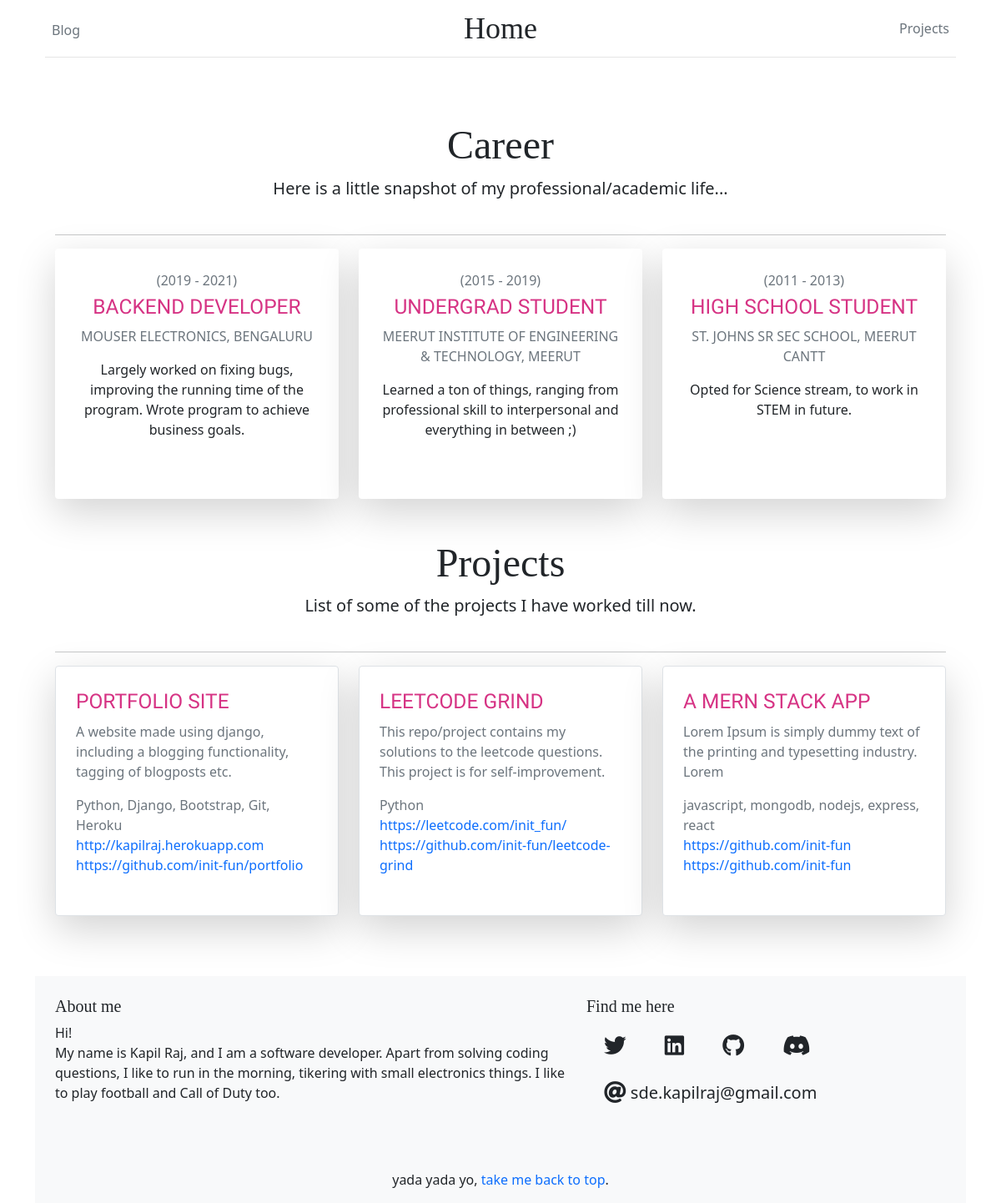
The app's page /carrer/ with its own data.
### blog/models.py (models this page shows, shortened)
class WorkExp(models.Model):
    work_img = models.ImageField(upload_to="work_images/")
    from_year = models.DateField()
    to_year = models.DateField()
    position_held = models.CharField(max_length=100)
    organization = models.CharField(max_length=200)
    summary = models.TextField()
    active = models.BooleanField(default=True)

class ProjectModel(models.Model):
    project_img = models.ImageField(upload_to="project_images/")
    name = models.CharField(max_length=100)
    summary = models.TextField()
    tech_used = models.TextField()
    project_url = models.URLField()
    github_link = models.URLField()
    active = models.BooleanField(default=True)

### blog/views.py (the view)
# urls.py: path("carrer/", WorkExpView, name="carrer_page"),
def WorkExpView(request):
    all_workexp_obj = WorkExp.objects.filter(active=True)
    all_projects = ProjectModel.objects.filter(active=True)
    context = {"all_workexp_obj": all_workexp_obj, "all_projects": all_projects}
    return render(request, "blog/carrer.html", context)

### blog/templates/blog/carrer.html
{% extends 'blog/base.html'%}
{% load static %}
{% block front_page %}
<div class="container">
    <div class="container">
        <div class="row py-4">
            <div class="col-md-9 mx-auto text-center">
                <h1 class="display-4">Career</h1>
                <p class="lead mb-0">Here is a little snapshot of my professional/academic life...</p>
            </div>
        </div>
        <hr>
        {% for post in all_workexp_obj %}
        {% if forloop.first or forloop.counter0|divisibleby:3 %}
        <div class="row pd-5 mb-4">
            {% endif %}
            <div class="col-lg-4 mb-4 mb-lg-0">
                <div class="card rounded border-0 shadow-lg text-center" style="min-height:300px;">
                    <div class="p-4">
                        <p class='text-muted' style="margin: 2px;">({{ post.from_year.year}} -
                            {{post.to_year.year}})
                        </p>
                        <h3><code id='post_heading' class='text-uppercase'> {{post.position_held}}</code></h3>
                        <p class="font-italic text-muted text-uppercase">
                            {{post.organization}}
                        </p>
                        <p>{{post.summary}}</p>
                    </div>
                </div>
            </div>
            {% if forloop.counter|divisibleby:3 or forloop.last %}
        </div>
        {% endif %}
        {% endfor %}
    </div>
    <div class="container">
        <div class="row py-4">
            <div class="col-lg-9 mx-auto text-center">
                <h1 class="display-4">Projects</h1>
                <p class="lead mb-0">List of some of the projects I have worked till now.</p>
            </div>
        </div>
        <hr>
        {% for project in all_projects %}
        {% if forloop.first or forloop.counter0|divisibleby:3 %}
        <div class="row pb-5 mb-4">
            {% endif %}
            <div class="col-lg-4 mb-4 mb-lg-0">
                <div class="card rounded border shadow-lg" style="min-height:300px;">
                    <div class="p-4">
                        <h3><code id='post_heading' class='text-uppercase'>{{project.name}}</code></h3>
                        <p class="text-muted font-italic">{{project.summary}}</p>
                        <div style="margin-top: 4px; margin-bottom: 4px;">
                            <p class="font-italic text-muted mb-0">{{project.tech_used}}
                            </p>
                            <a href="{{project.project_url}}">{{project.project_url}} </a>
                            <a href="{{project.github_link}}">{{project.github_link}} </a>
                        </div>
                    </div>
                </div>
            </div>
            {% if forloop.counter|divisibleby:3 or forloop.last %}
        </div>
        {% endif %}
        {% endfor %}
    </div>
</div>
{% endblock front_page %}

### static/blog/css/blog.css (style rules this page uses)
h1, h2, h3, h4, h5, h6 { font-family: "Playfair Display", Georgia, "Times New Roman", serif; }
.display-4 { font-size: 2.5rem; }
@media (min-width: 768px) { .display-4 { font-size: 3rem; } }
a:link { text-decoration:none; }

### static/blog/css/card.css (style rules this page uses)
#post_heading { font-family: 'Oswald', Arial, sans-serif; }

### static/blog/css/share_post_form.css (style rules this page uses)
:root { --input-padding-x: 1.5rem; --input-padding-y: .75rem; }

### records on screen
WorkExp: from_year.year "2019", to_year.year "2021", position_held "BACKEND DEVELOPER", organization "MOUSER ELECTRONICS, BENGALURU", summary "Largely worked on fixing bugs, improving the running time of the program. Wrote program to achieve business goals."
WorkExp: from_year.year "2015", to_year.year "2019", position_held "UNDERGRAD STUDENT", organization "MEERUT INSTITUTE OF ENGINEERING & TECHNOLOGY, MEERUT", summary "Learned a ton of things, ranging from professional skill to interpersonal and everything in between ;)"
WorkExp: from_year.year "2011", to_year.year "2013", position_held "HIGH SCHOOL STUDENT", organization "ST. JOHNS SR SEC SCHOOL, MEERUT CANTT", summary "Opted for Science stream, to work in STEM in future."
ProjectModel: name "PORTFOLIO SITE", summary "A website made using django, including a blogging functionality, tagging of blogposts etc.", tech_used "Python, Django, Bootstrap, Git, Heroku", project_url "http://kapilraj.herokuapp.com", github_link "https://github.com/init-fun/portfolio"
ProjectModel: name "LEETCODE GRIND", summary "This repo/project contains my solutions to the leetcode questions. This project is for self-improvement.", tech_used "Python", project_url "https://leetcode.com/init_fun/", github_link "https://github.com/init-fun/leetcode-grind"
ProjectModel: name "A MERN STACK APP", summary "Lorem Ipsum is simply dummy text of the printing and typesetting industry. Lorem", tech_used "javascript, mongodb, nodejs, express, react", project_url "https://github.com/init-fun", github_link "https://github.com/init-fun"
